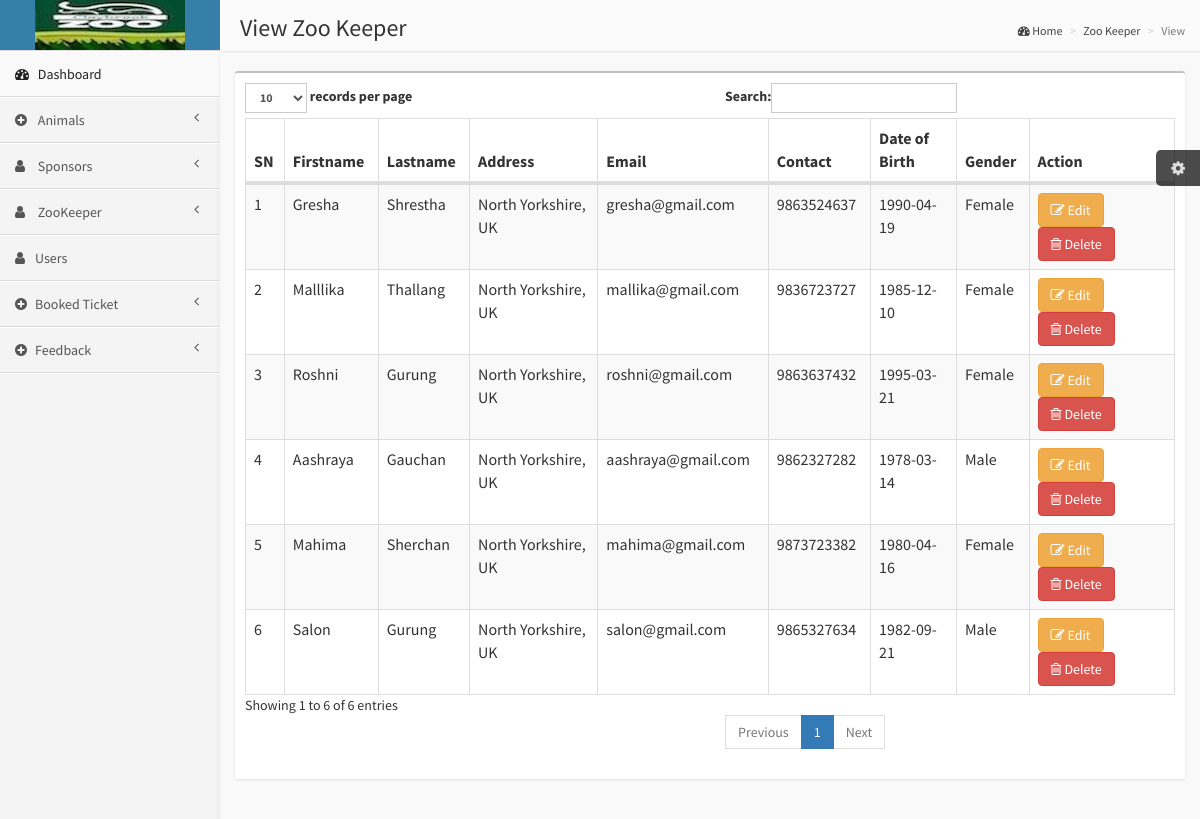
The app's page /admin/view_zookeeper.php with its own data.
### tables this page shows
CREATE TABLE `register` (
  `id` int(11) NOT NULL,
  `firstname` varchar(255) NOT NULL,
  `lastname` varchar(255) NOT NULL,
  `address` varchar(255) NOT NULL,
  `email` varchar(255) NOT NULL,
  `contact` varchar(255) NOT NULL,
  `date_of_birth` date NOT NULL,
  `gender` varchar(255) NOT NULL,
  `username` varchar(255) NOT NULL,
  `password` varchar(255) NOT NULL,
  `user_type` varchar(255) NOT NULL
);

### admin/view_zookeeper.php (the view, shortened to what this page needs)
<?php
include 'admin_header.php';
include 'admin_sidebar.php';
$view_zookeeper=$connection->prepare("SELECT * FROM register WHERE user_type='zookeeper'");
$view_zookeeper ->execute();
?>
<aside class="right-side">
    <section class="content-header">
    <h1>View Zoo Keeper</h1>
    <ol class="breadcrumb">
        <li><a href="#"><i class="fa fa-dashboard"></i> Home</a></li>
        <li><a href="#">Zoo Keeper</a></li>
        <li class="active">View</li>
    </ol>
    </section>
    <section class="content">
        <div class="row">
            <div class="col-xs-12">
                <div class="box">
                    <div class="box-body table-responsive">
                        <table id="example1" class="table table-bordered table-striped" style="width: 100%;">
                            <thead>
                                <tr>
                                    <th>SN</th>
                                    <th>Firstname</th>
                                    <th>Lastname</th>
                                    <th>Address</th>
                                    <th>Email</th>
                                    <th>Contact</th>
                                    <th>Date of Birth</th>
                                    <th>Gender</th>
                                    <th>Action</th>
                                </tr>
                            </thead>
                            <?php
                            $sn=1;
                            foreach ($view_zookeeper as $row) {
                            ?>
                            <tr>
                                <td><?php echo $sn++;?></td>
                                <td><?php echo $row['firstname'];?></td>
                                <td><?php echo $row['lastname'];?></td>
                                <td><?php echo $row['address'];?></td>
                                <td><?php echo $row['email'];?></td>
                                <td><?php echo $row['contact'];?></td>
                                <td><?php echo $row['date_of_birth'];?></td>
                                <td><?php echo $row['gender'];?></td>
                                <td>
                                <a href="edit_zookeeper.php?id=<?php echo $row['id'];?>" class="btn btn-warning"><i class="fa fa-edit"></i> Edit</a>
                                <a href="#delete<?= $row['id'];?>" class="btn btn-danger" data-toggle="modal"><i class="fa fa-trash-o"></i> Delete</a>
                                </td>
                            </tr>
                        <?php
                        }
                        ?>
                        </table>
                    </div>
                </div>
            </div>
        </div>
    </section>
</aside>

### css/AdminLTE.css (style rules this page uses)
html, body { overflow-x: hidden!important; font-family: 'Source Sans Pro', sans-serif; -webkit-font-smoothing: antialiased; min-height: 100%; background: #f9f9f9; }
a { color: #3c8dbc; }
.right-side, .left-side { min-height: 100%; display: block; }
.right-side { background-color: #f9f9f9; margin-left: 220px; }
.content { padding: 20px 15px; background: #f9f9f9; }
.right-side > .content-header { position: relative; padding: 15px 15px 10px 20px; }
.right-side > .content-header > h1 { margin: 0; font-size: 24px; }
.right-side > .content-header > .breadcrumb { float: right; background: transparent; margin-top: 0px; margin-bottom: 0; font-size: 12px; padding: 7px 5px; position: absolute; top: 15px; right: 10px; -webkit-border-radius: 2px; -moz-border-radius: 2px; border-radius: 2px; }
.right-side > .content-header > .breadcrumb > li > a { color: #444; text-decoration: none; }
.right-side > .content-header > .breadcrumb > li + li:before { content: '>\00a0'; }
.box { position: relative; background: #ffffff; border-top: 2px solid #c1c1c1; margin-bottom: 20px; border-radius: 3px; width: 100%; box-shadow: 0px 1px 3px rgba(0, 0, 0, 0.1); }
.box .box-body { padding: 10px; }
.box .box-body .table { margin-bottom: 0; }
.skin-blue .right-side > .content-header { background: #fbfbfb; box-shadow: 1px 1px 2px rgba(0, 0, 0, 0.1); }

### records on screen
register: firstname "Gresha", lastname "Shrestha", address "North Yorkshire, UK", email "gresha@gmail.com", contact "9863524637", date_of_birth "1990-04-19", gender "Female"
register: firstname "Malllika", lastname "Thallang", address "North Yorkshire, UK", email "mallika@gmail.com", contact "9836723727", date_of_birth "1985-12-10", gender "Female"
register: firstname "Roshni", lastname "Gurung", address "North Yorkshire, UK", email "roshni@gmail.com", contact "9863637432", date_of_birth "1995-03-21", gender "Female"
register: firstname "Aashraya", lastname "Gauchan", address "North Yorkshire, UK", email "aashraya@gmail.com", contact "9862327282", date_of_birth "1978-03-14", gender "Male"
register: firstname "Mahima", lastname "Sherchan", address "North Yorkshire, UK", email "mahima@gmail.com", contact "9873723382", date_of_birth "1980-04-16", gender "Female"
register: firstname "Salon", lastname "Gurung", address "North Yorkshire, UK", email "salon@gmail.com", contact "9865327634", date_of_birth "1982-09-21", gender "Male"
